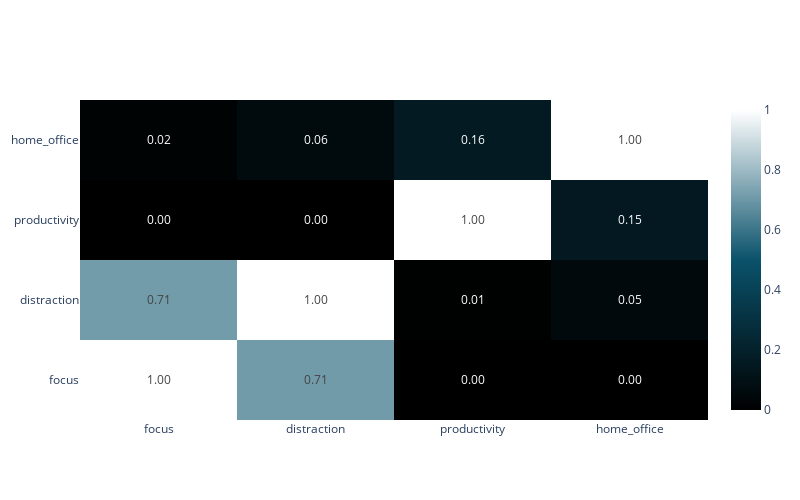

Notebook cell for this chart:
### Code cell
# In case of non-diverging scales, the heatmap color scheme needs to be manually adapted
random.seed(123)
focus = np.random.rand(150)
distraction = focus * np.random.rand(150)
productivity = np.random.rand(150)
df = pd.DataFrame({'focus': focus,
                  'distraction': distraction,
                  'productivity': productivity,
                  'home_office': random.choices([0,1], k=150)})
df_corr = df.corr().apply(lambda x: (x - x.min()) / (x.max() - x.min()))

# choose colorscale sequential and drop zmin and zmax for other settings than regular correlation
fig = go.Figure(data=go.Heatmap(
        x = df_corr.columns,
        y = df_corr.index,
        z = np.array(df_corr),
        text=df_corr.values,
        texttemplate='%{text:.2f}',
        colorscale=pio.templates[pio.templates.default].layout.colorscale.sequential,

    ), 
)

fig.update_layout(
    width=800,
    height=500,
)

fig.show()

### Figure 1 — Plotly figure (JSON) as saved in the notebook; plotly's stock layout.template omitted (floating-point values rounded to 4 significant figures; data arrays with more than 128 entries replaced by an {"elided": "..."} marker saying what was removed)
{"data": [{"colorscale": {"elided": "256x2 mixed values"}, "text": [[1, 0.7103, 0, 0], [0.7119, 1, 0.005536, 0.05324], [0, 0, 1, 0.1476], [0.01551, 0.06273, 0.1608, 1]], "texttemplate": "%{text:.2f}", "type": "heatmap", "x": ["focus", "distraction", "productivity", "home_office"], "y": ["focus", "distraction", "productivity", "home_office"], "z": [[1, 0.7103, 0, 0], [0.7119, 1, 0.005536, 0.05324], [0, 0, 1, 0.1476], [0.01551, 0.06273, 0.1608, 1]]}], "layout": {"height": 500, "width": 800}}
